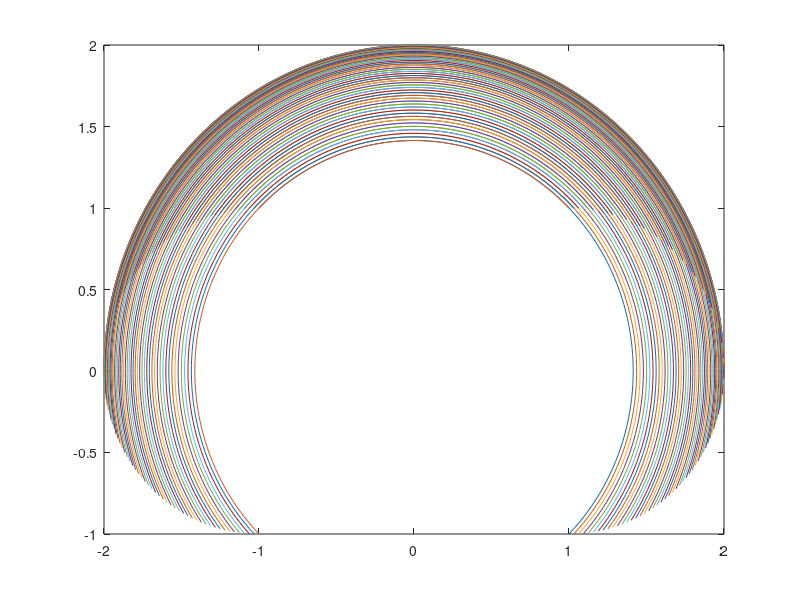

Recreate this plot in MATLAB.
close all
clc
thetamin=-pi/2;
thetamax=pi/2;
npoints=1e2;
%dynamic parameter
theta1=linspace(thetamin+pi/2,thetamax+pi/2,npoints);
theta2=linspace(thetamin,thetamax,npoints);

%static constantsl link lengths
a1=1;
a2=1;
%positions
x1=a1*cos(theta1);
y1=a1*sin(theta1);
for m=1:length(theta1),
    for n=1:length(theta2),
        x2(m,n)=a1*cos(theta1(m))+a2*cos(theta1(m)+theta2(n));
        y2(m,n)=a1*sin(theta1(m))+a2*sin(theta1(m)+theta2(n));
    end
end
figure(1);
set(axes,'Fontsize',10);
plot(x2,y2)
